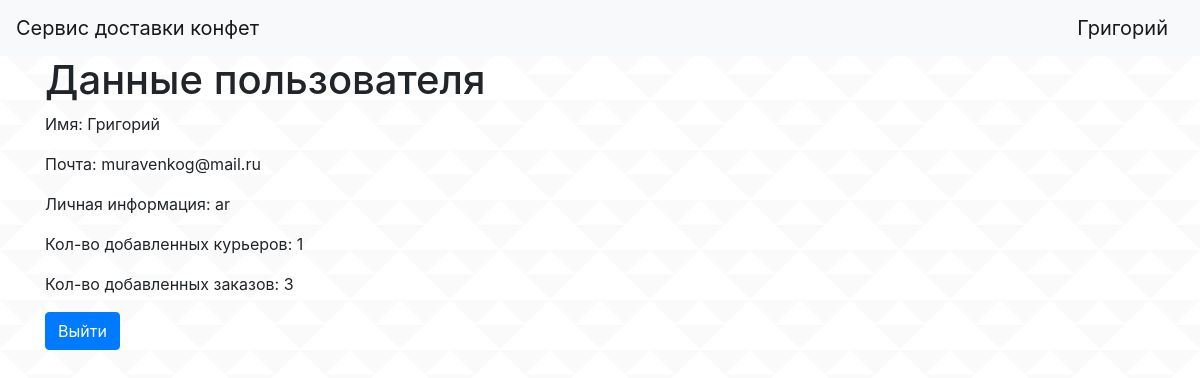
Screenshot of /profile (signed in) with the database file from the repository.
### data/users.py (models this page shows, shortened)
class User(SqlAlchemyBase):
    __tablename__ = 'users'
    id = sqlalchemy.Column(sqlalchemy.Integer,
                           primary_key=True, autoincrement=True)
    name = sqlalchemy.Column(sqlalchemy.String, nullable=True)  # Имя пользователя
    about = sqlalchemy.Column(sqlalchemy.String, nullable=True)  # Информация о пользователе
    email = sqlalchemy.Column(sqlalchemy.String,
                              index=True, unique=True, nullable=True)
    hashed_password = sqlalchemy.Column(sqlalchemy.String, nullable=True)   # Захешированный пароль
    couriers_added = sqlalchemy.Column(sqlalchemy.Integer, nullable=True)   # Кол-во добаленных курьеров
    orders_added = sqlalchemy.Column(sqlalchemy.Integer, nullable=True)  # Кол-во добавленных заказов

### main.py (the view)
@app.route('/profile', methods=['GET', 'POST'])
def profile():
    form = ExitForm()
    name = session.get('data')['name']
    email = session.get('data')['email']
    db_sess = db_session.create_session()   # Создание ссесии с БД
    user = db_sess.query(User).filter(User.email == email).first()  # Получение юзера с данным email
    if form.validate_on_submit():
        session['data'] = dict(name='', email='')
        return redirect('/')
    return render_template('profile.html', title='Профиль', name=name, user=user, form=form)

### forms/forms.py
class ExitForm(FlaskForm):
    submit = SubmitField('Выйти')

### data/db_session.py (called while the page is built)
def create_session() -> Session:
    global __factory
    return __factory()

### templates/profile.html (shortened to what this page needs)
{% extends "base.html" %}
{% block content %}
    <h1>Данные пользователя</h1>
    <p>Имя: {{user.name}}</p>
    <p>Почта: {{user.email}}</p>
    {% if user.about %}
        <p>Личная информация: {{user.about}}</p>
    {% endif %}
    <p>Кол-во добавленных курьеров: {{user.couriers_added}}</p>
    <p>Кол-во добавленных заказов: {{user.orders_added}}</p>
    <form action="" method="post" novalidate>
        <p>{{ form.submit(type="submit", class="btn btn-primary") }}</p>
    </form>
{% endblock %}

### templates/base.html (shortened to what this page needs)
<!doctype html>
<html lang="en">
<head>
    <link rel="stylesheet"
          href="https://stackpath.bootstrapcdn.com/bootstrap/4.4.1/css/bootstrap.min.css"
>
    <link rel="stylesheet" type="text/css" href="{{ url_for('static', filename='css/style.css') }}">
</head>
<body>
<header>
    <nav class="navbar navbar-light bg-light">
        <a class="navbar-brand" href="/">Сервис доставки конфет</a>
        {% if name %}
            <a class="navbar-brand" href="/profile">{{name}}</a>
        {% else %}
            <a class="navbar-brand" href="/login">Sign in</a>
        {% endif %}
    </nav>
</header>
<main role="main" class="container">
    {% block content %}{% endblock %}
</main>
</body>
</html>

### static/css/style.css (style rules this page uses)
body { margin: 0px; padding: 0; background: url(../images/triangle-mosaic.png); }
a { color: #666666; text-decoration: none; }
button, a { сolor: white; }

### rows the page displays
User: name "Григорий", email "muravenkog@mail.ru", about "ar", couriers_added "1", orders_added "3"
